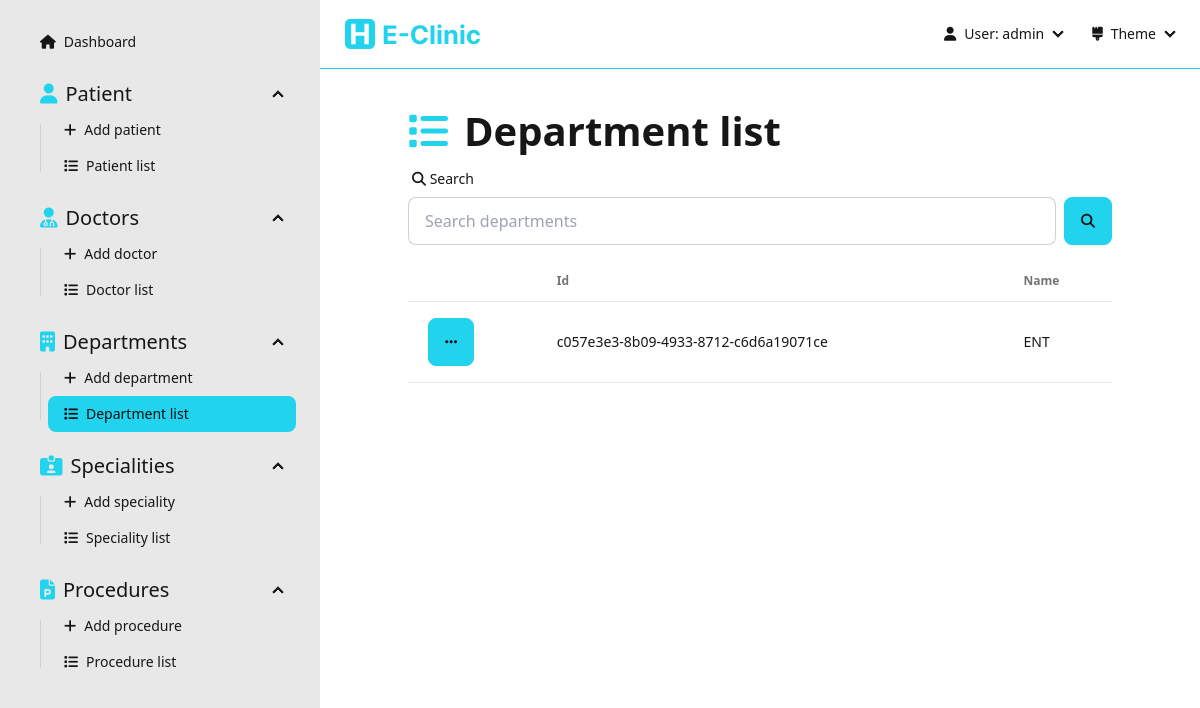
Before: /dashboard/departments (signed in) with the older database file.
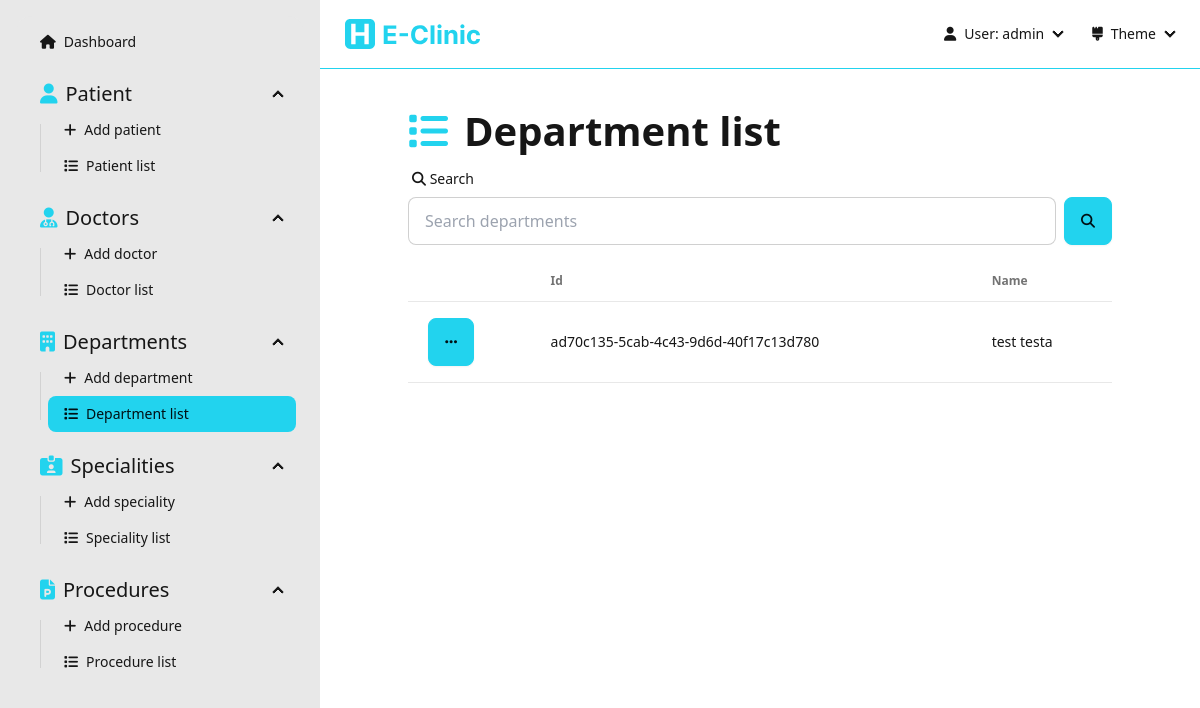
After: the same page with the newer database file.
### Dashboard/models.py (models this page shows)
class Department(models.Model):
  id = models.UUIDField(primary_key=True, default=uuid.uuid4, editable=False)
  name = models.CharField(max_length=256, null=False, unique=True)

### Dashboard/views/department.py (the view)
# urls.py: path('dashboard/departments', department.departmentList, name='department-list'),
@login_required(login_url='sign-in')
def departmentList(request: HttpRequest):
  form = SearchForm(request.GET)
  departments = []
  if form.is_valid():
    search = form.cleaned_data['search']
    departments = Department.objects.filter(
      Q(name__icontains=search)
    )
  else:
    departments = Department.objects.all()
  context = { 'departments': departments, 'form': form }
  return render(request, 'pages/department/department-list.html', context=context)

### Dashboard/forms.py
class SearchForm(forms.Form):
  search  = forms.CharField(required=False)

### Dashboard/templates/pages/department/department-list.html (shortened to what this page needs)
{% extends "layouts/dashboard.html" %}
{% load static %}
{% load widget_tweaks %}
{% block dashboard_content %}
  <div class="flex flex-1 flex-col items-center pb-[5rem]">
    <div class="flex flex-1 flex-col max-w-[90%] lg:max-w-[80%] justify-start w-full">
      <div class="text-[30pt] font-bold"><i class="fas fa-list text-primary mr-[1rem]"></i>Department list</div>
      <form action="" method="get" class="mb-[1rem]">
        <label class="form-control w-full">
          <div class="label">
            <span class="label-text"><i class="fas fa-search"></i> Search</span>
          </div>
          <div class="flex">
            {% render_field form.search placeholder="Search departments" type="text" class+="input input-bordered w-full" %}
            <button class="btn btn-primary ml-[0.5rem]"><i class="fas fa-search"></i></button>
          </div>
        </label>
      </form>
      {% if departments.count > 0 %}
      <div class="overflow-x-auto flex-1 flex items-start">
        <table class="table table-pin-rows table-pin-cols table-zebra">
          <thead>
            <tr>
              <td></td>
              <td>Id</td>
              <td>Name</td>
            </tr>
          </thead>
          <tbody>
            {% for department in departments %}
              <tr>
                <td>
                  <div class="dropdown">
                    <div tabindex="0" role="button" class="btn btn-primary m-1"><i class="fas fa-ellipsis"></i></div>
                  </div>
                </td>
                <td>{{department.id}}</td>
                <td>{{department.name}}</td>
              </tr>
            {% endfor %}
          </tbody>
        </table>
      </div>
      {% else %}
        <div class="flex flex-1 flex-col justify-center items-center h-full w-full">
          <img class="h-[30%]" src="{% static "assets/empty-list.svg" %}" alt="empty-list">
          <div class="text-[20pt]">The list is empty</div>
        </div>
      {% endif %}
    </div>
  </div>
{% endblock dashboard_content %}

Changed rows visible on the page:
removed Department: id "c057e3e3-8b09-4933-8712-c6d6a19071ce", name "ENT"
added Department: id "ad70c135-5cab-4c43-9d6d-40f17c13d780", name "test testa"
